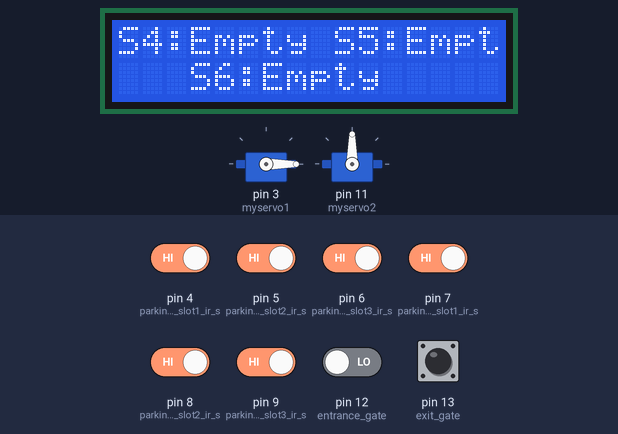
Recording of a sketch running on a simulated Arduino Uno, built with avr-gcc and run on an emulated ATmega328P. Parts: 2 × servo, 16×2 character LCD. The test bench sets the inputs (shaded band); at power-on: pin 4 (parking1_slot1_ir_s), pin 5 (parking1_slot2_ir_s), pin 6 (parking1_slot3_ir_s), pin 7 (parking2_slot1_ir_s), pin 8 (parking2_slot2_ir_s), pin 9 (parking2_slot3_ir_s), pin 13 (exit_gate) HIGH, pin 12 (entrance_gate) LOW.

Above: at 5.7 s.
8.0 s: pin 4 (parking1_slot1_ir_s) driven LOW
12.6 s: pin 5 (parking1_slot2_ir_s) driven LOW
At 16.3 s:
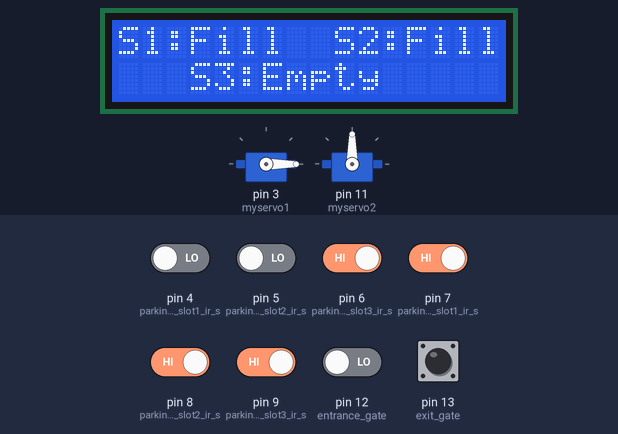
17.2 s: pin 6 (parking1_slot3_ir_s) driven LOW
At 28.2 s:
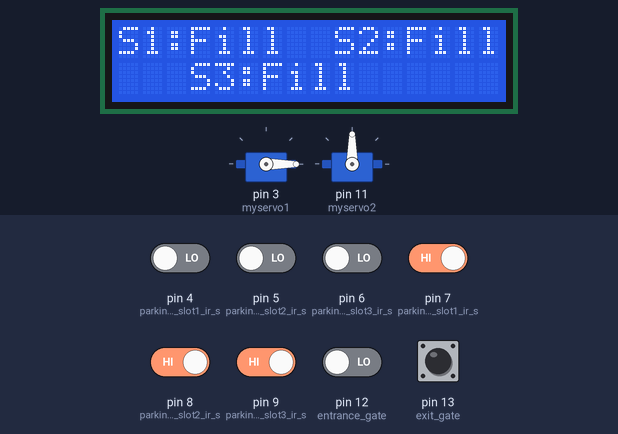
28.5 s: pin 7 (parking2_slot1_ir_s) driven LOW
At 41.2 s:
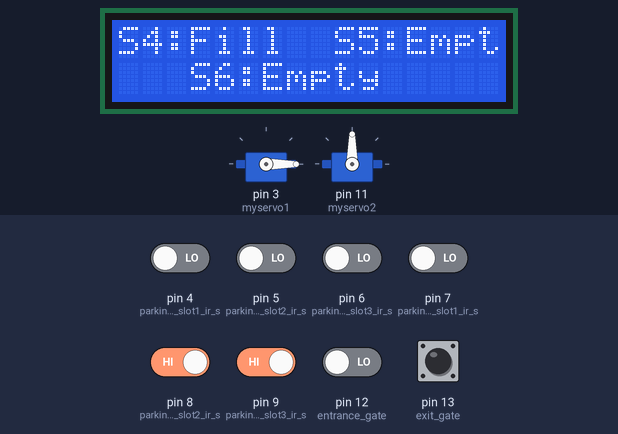
41.5 s: pin 9 (parking2_slot3_ir_s) driven LOW
At 52.7 s:
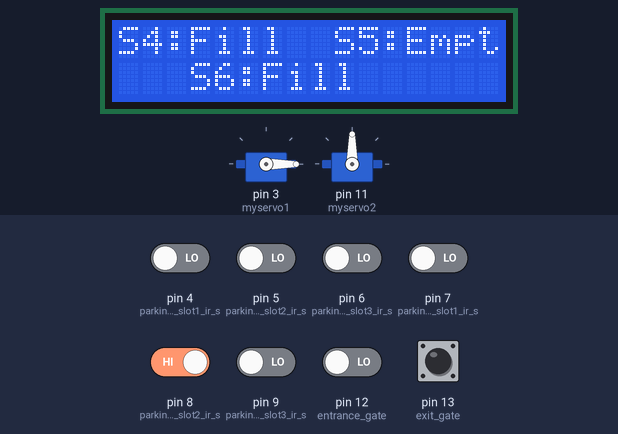
53.0 s: pin 8 (parking2_slot2_ir_s) driven LOW
At 60.9 s:
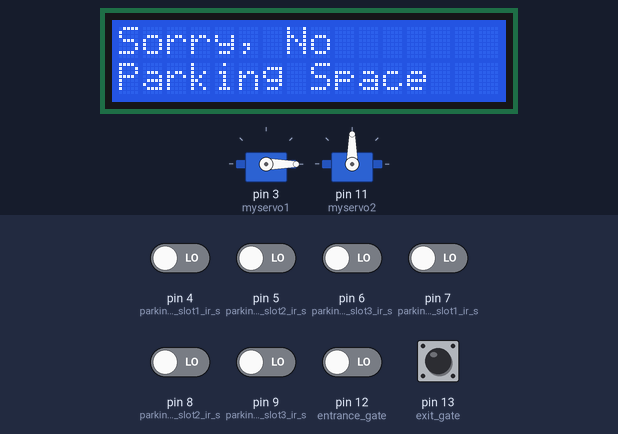
Timing chart, 0 to 62.4 s (numbered marks = the images above; inputs shaded):
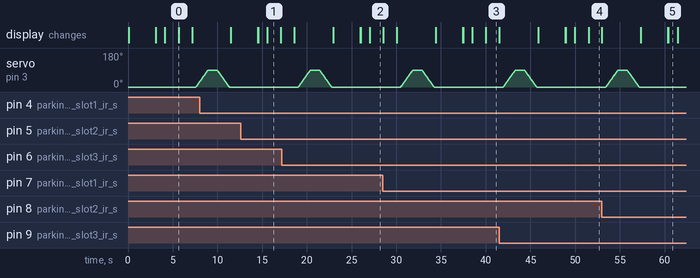

Measured:
- after the input at 53.0 s, the display: first differs from a run without the input after 7.4 s (image 5)
- by itself, servo on pin 3 (myservo1): rises from 0° to 90° in 1.4 s, then falls to 0° in 2.4 s
- what the display in image 0 shows lasts 1.5 s, from 5.7 s to 7.2 s

The sketch:

final2.ino
```cpp
#include <SoftwareSerial.h>
#include <Servo.h>
#include <Arduino.h>
#include <Wire.h>
#include <LiquidCrystal_I2C.h>

// Set the LCD address to 0x27 for a 16 chars and 2 line display
LiquidCrystal_I2C lcd(0x27, 16, 2);


Servo myservo1;  // create servo object to control a servo
Servo myservo2;

SoftwareSerial nodemcu(0,1);

#define parking1_slot1_ir_s  4 // parking slot1 infrared sensor connected with pin number 4 of arduino
#define parking1_slot2_ir_s  5
#define parking1_slot3_ir_s  6

#define parking2_slot1_ir_s  7
#define parking2_slot2_ir_s  8
#define parking2_slot3_ir_s  9

#define entrance_gate 12
#define exit_gate 13

int pos1 = 90;    // variable to store the servo position(entrance gate)
int pos2 = 90;    // exit gate
int S1=0, S2=0, S3=0, S4=0, S5=0, S6=0;
int flag1 = 0, flag2 = 0;
int slot = 6;
int total;

String sensor1;
String sensor2;
String sensor3;
String sensor4;
String sensor5;
String sensor6;


String cdata =""; // complete data, consisting of sensors values

void setup()
{
Serial.begin(9600);
nodemcu.begin(9600);

pinMode(parking1_slot1_ir_s, INPUT);
pinMode(parking1_slot2_ir_s, INPUT);
pinMode(parking1_slot3_ir_s, INPUT);

pinMode(parking2_slot1_ir_s, INPUT);
pinMode(parking2_slot2_ir_s, INPUT);
pinMode(parking2_slot3_ir_s, INPUT);

pinMode(entrance_gate, INPUT);
pinMode(exit_gate, INPUT);

myservo1.attach(3);  // attaches the servo on pin 9 to the servo object
myservo2.attach(11);
myservo1.write(0);

}
void Read_Sensor(){
S1=0, S2=0, S3=0, S4=0, S5=0, S6=0;

if(digitalRead(parking1_slot1_ir_s) == 0){S1=1; delay(10);}
if(digitalRead(parking1_slot2_ir_s) == 0){S2=1;delay(10);}
if(digitalRead(parking1_slot3_ir_s) == 0){S3=1;delay(10);}
if(digitalRead(parking2_slot1_ir_s) == 0){S4=1;delay(10);}
if(digitalRead(parking2_slot2_ir_s) == 0){S5=1;delay(10);}
if(digitalRead(parking2_slot3_ir_s) == 0){S6=1;delay(10);}

slot=6-(S1+S2+S3+S4+S5+S6);
if(slot==0)
{lcd.setCursor (0,0);
lcd.print("Sorry, No ");
lcd.setCursor (0,1);
lcd.print("Parking Space");

  }
else
{lcd.setCursor (0,0);
lcd.print("   Have Slot: ");
lcd.print(slot);
lcd.print("    ");
}
delay(1000);
}


void loop(){
lcd.begin();
lcd.backlight();
lcd.setCursor (0,0);
lcd.print("BVP Car Parking");
lcd.setCursor (0,1);
lcd.print("System");
delay (3000);
lcd.clear();
Read_Sensor();
lcd.clear();
lcd.setCursor (0,0);
if(S1==1){lcd.print("S1:Fill ");}
     else{lcd.print("S1:Empty");}

lcd.setCursor (9,0);
if(S2==1){lcd.print("S2:Fill ");}
     else{lcd.print("S2:Empty");}

lcd.setCursor (3,1);
if(S3==1){lcd.print("S3:Fill ");}
     else{lcd.print("S3:Empty");}
delay(1500);
lcd.setCursor (0,0);
if(S4==1){lcd.print("S4:Fill ");}
     else{lcd.print("S4:Empty");}


 lcd.setCursor (9,0);
if(S5==1){lcd.print("S5:Fill ");}
     else{lcd.print("S5:Empty");}


lcd.setCursor (3,1);
if(S6==1){lcd.print("S6:Fill ");}
     else{lcd.print("S6:Empty");}
     delay(1500);
lcd.clear();
p1slot1();
p1slot2();
p1slot3();

p2slot1();
p2slot2();
p2slot3();

gates();
//conditions();
////
//   cdata = cdata + sensor1 +"," + sensor2 + ","+ sensor3 +","+ sensor4 + "," + sensor5 + "," + sensor6 +","; // comma will be used a delimeter
//  Serial.println(cdata);
////
//nodemcu.println(cdata);
   delay(100); // 100 milli seconds
}

 // parkng 1 slot1
void p1slot1()
{
  if( digitalRead(parking1_slot1_ir_s) == LOW)
  {
  sensor1 = "255";
 delay(10);
  }
if( digitalRead(parking1_slot1_ir_s) == HIGH)
{
  sensor1 = "0";
 delay(10);
}

}

void p1slot2() // parking 1 slot2
{
  if( digitalRead(parking1_slot2_ir_s) == LOW)
  {
  sensor2 = "255";
  delay(10);
  }
if( digitalRead(parking1_slot2_ir_s) == HIGH)
  {
  sensor2 = "0";
 delay(10);
  }
}


void p1slot3() // parking 1 slot3
{
  if( digitalRead(parking1_slot3_ir_s) == LOW)
  {
  sensor3 = "255";
  delay(100);
  }
if( digitalRead(parking1_slot3_ir_s) == HIGH)
  {
  sensor3 = "0";
 delay(100);
  }
}


// now for parking 2

void p2slot1() // parking 1 slot3
{
  if( digitalRead(parking2_slot1_ir_s) == LOW)
  {
  sensor4 = "255";
  delay(100);
  }
if( digitalRead(parking2_slot1_ir_s) == HIGH)
  {
  sensor4 = "0";
 delay(100);
  }
}


void p2slot2() // parking 1 slot3
{
  if( digitalRead(parking2_slot2_ir_s) == LOW)
  {
  sensor5 = "255";
  delay(100);
  }
if( digitalRead(parking2_slot2_ir_s) == HIGH)
  {
  sensor5 = "0";
 delay(100);
  }
}


void p2slot3() // parking 1 slot3
{
  if( digitalRead(parking2_slot3_ir_s) == LOW)
  {
  sensor6 = "255";
  delay(100);
  }
if( digitalRead(parking2_slot3_ir_s) == HIGH)
  {
  sensor6 = "0";
 delay(100);
  }
}

// for the gates

void gates()
{
  if (digitalRead(exit_gate) == LOW)
      {
        for (pos2 = 90; pos2 <= 180 ; pos2 += 1) { // goes from 0 degrees to 180 degrees
          // in steps of 1 degree
          myservo2.write(pos2);              // tell servo to go to position in variable 'pos'
          delay(15);                       // waits 15ms for the servo to reach the position
        }
          delay(1000);
        for (pos2 = 180; pos2 >= 90; pos2 -= 1) { // goes from 180 degrees to 0 degrees
          myservo2.write(pos2);              // tell servo to go to position in variable 'pos'
          delay(15);                       // waits 15ms for the servo to reach the position
        }
      }

  if ((S1+S2+S3+S4+S5+S6)<6&&(digitalRead(entrance_gate) == LOW))
  {
        for (pos1 = 0; pos1 <= 90 ; pos1 += 1) { // goes from 0 degrees to 180 degrees
          // in steps of 1 degree
          myservo1.write(pos1);              // tell servo to go to position in variable 'pos'
          delay(15);                       // waits 15ms for the servo to reach the position
        }
          delay(1000);
        for (pos1 = 90; pos1 >= 0; pos1 -= 1) { // goes from 180 degrees to 0 degrees
          myservo1.write(pos1);              // tell servo to go to position in variable 'pos'
          delay(15);                       // waits 15ms for the servo to reach the position
        }
    }
}
```
